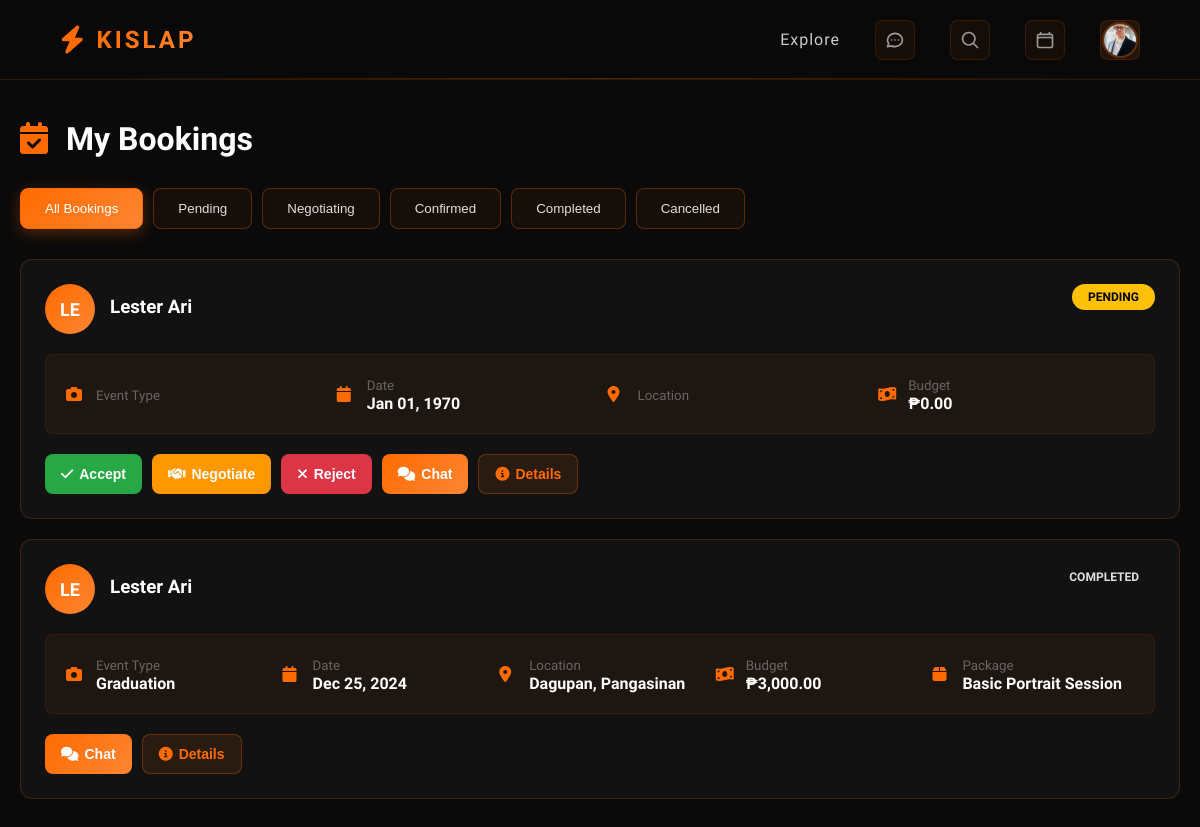
The page /index.php?controller=Worker&action=bookings (signed in) on the database as committed earlier.
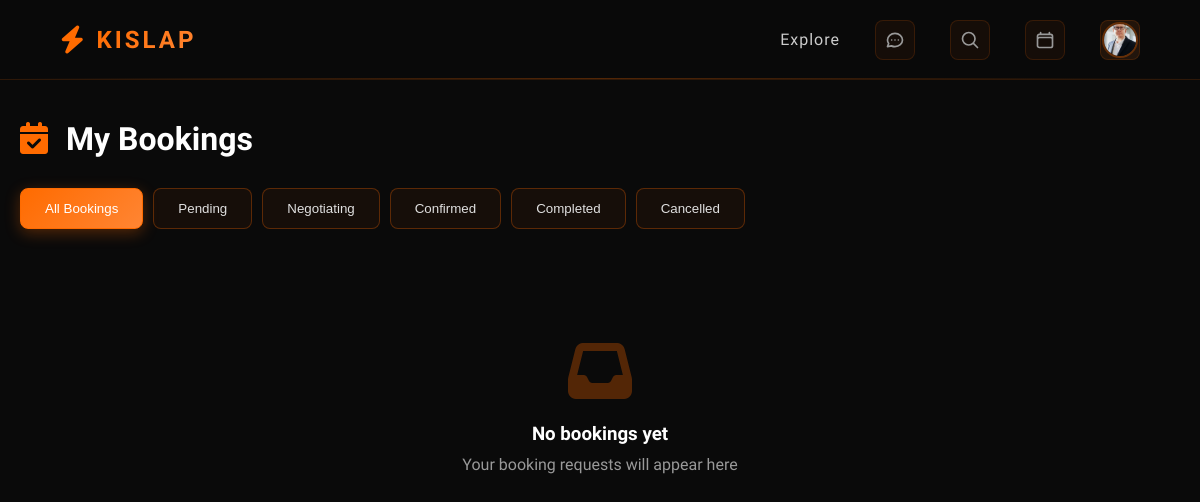
The same page on the database as committed later.
### tables this page shows
CREATE TABLE `conversations` (
  `conversation_id` int(11) NOT NULL,
  `user_id` int(11) NOT NULL,
  `worker_id` int(11) NOT NULL,
  `type` enum('ai','direct') DEFAULT 'direct',
  `booking_status` enum('pending_ai','pending_worker','pending_confirmation','negotiating','confirmed','awaiting_deposit','deposit_paid','in_progress','awaiting_final_payment','completed','rated','cancelled','requires_info') DEFAULT 'pending_ai',
  `created_at` timestamp NOT NULL DEFAULT current_timestamp(),
  `updated_at` timestamp NOT NULL DEFAULT current_timestamp() ON UPDATE current_timestamp()
);

CREATE TABLE `ai_temp_bookings` (
  `temp_booking_id` int(11) NOT NULL,
  `conversation_id` int(11) NOT NULL,
  `worker_id` int(11) NOT NULL,
  `package_id` int(11) DEFAULT NULL,
  `package_selection` int(11) DEFAULT NULL,
  `event_type` varchar(100) DEFAULT NULL,
  `event_date` date DEFAULT NULL,
  `event_time` time DEFAULT NULL,
  `event_location` text DEFAULT NULL,
  `budget` decimal(10,2) DEFAULT NULL,
  `worker_proposed_price` decimal(10,2) DEFAULT NULL,
  `final_price` decimal(10,2) DEFAULT NULL,
  `special_requests` text DEFAULT NULL,
  `worker_proposed_date` date DEFAULT NULL,
  `worker_proposed_time` time DEFAULT NULL,
  `worker_notes` text DEFAULT NULL,
  `deposit_amount` decimal(10,2) DEFAULT NULL,
  `deposit_paid` tinyint(1) DEFAULT 0,
  `deposit_paid_at` timestamp NULL DEFAULT NULL,
  `full_payment_paid` tinyint(1) DEFAULT 0,
  `full_payment_paid_at` timestamp NULL DEFAULT NULL,
  `completed_at` timestamp NULL DEFAULT NULL,
  `rated_at` timestamp NULL DEFAULT NULL,
  `cancellation_reason` text DEFAULT NULL,
  `cancelled_by` enum('user','worker','system') DEFAULT NULL,
  `created_at` timestamp NOT NULL DEFAULT current_timestamp(),
  `updated_at` timestamp NOT NULL DEFAULT current_timestamp() ON UPDATE current_timestamp()
);

CREATE TABLE `packages` (
  `package_id` int(11) NOT NULL,
  `worker_id` int(11) NOT NULL,
  `name` varchar(100) NOT NULL,
  `description` text DEFAULT NULL,
  `price` decimal(10,2) NOT NULL,
  `duration_hours` int(11) DEFAULT NULL,
  `photo_count` int(11) DEFAULT NULL,
  `delivery_days` int(11) DEFAULT NULL,
  `status` enum('active','inactive') DEFAULT 'active',
  `created_at` timestamp NOT NULL DEFAULT current_timestamp(),
  `updated_at` timestamp NOT NULL DEFAULT current_timestamp() ON UPDATE current_timestamp()
);

### controllers/WorkerController.php (called while the page is built, shortened)
<?php
class WorkerController
{
    public function bookings(): void
    {
        $worker = $_SESSION['worker'] ?? null;
        require_once __DIR__ . '/../model/repositories/ChatRepository.php';
        $chatRepo = new ChatRepository();
        $workerId = $worker['worker_id'];
        $status = $_GET['status'] ?? null;
        if (in_array($status, ['pending', 'confirmed', 'completed', 'cancelled'])) {
            $allBookings = $chatRepo->getWorkerBookings($workerId, null);
            $bookings = [];
            foreach ($allBookings as $booking) {
                $bookingStatus = $booking['booking_status'] ?? '';
                if (empty($bookingStatus) || $bookingStatus === '') {
                    $bookingStatus = 'pending_worker';
                }
                $includeBooking = false;
                switch ($status) {
                    case 'pending':
                        $includeBooking = in_array($bookingStatus, ['pending_worker', 'pending_ai', 'requires_info']);
                        break;
                    case 'confirmed':
                        $includeBooking = in_array($bookingStatus, ['confirmed', 'awaiting_deposit', 'deposit_paid', 'in_progress']);
                        break;
                    case 'completed':
                        $includeBooking = in_array($bookingStatus, ['completed', 'rated']);
                        break;
                    case 'cancelled':
                        $includeBooking = in_array($bookingStatus, ['cancelled']);
                        break;
                }
                if ($includeBooking) {
                    $bookings[] = $booking;
                }
            }
        } else {
            $bookings = $chatRepo->getWorkerBookings($workerId, $status);
        }
        require __DIR__ . '/../views/worker/bookings.php';
    }
}

### Router.php (called while the page is built, shortened)
<?php
class Router
{
    private string $defaultAction = "index";
    public function route(): void
    {
        $actionName = $_GET["action"] ?? $this->defaultAction;
        $controller = new $controllerName();
        $controller->$actionName();
    }
}

### index.php (called while the page is built, shortened)
<?php
require_once "Router.php";
$router = new Router();
$router->route();

### model/repositories/BaseRepository.php (called while the page is built, shortened)
<?php
abstract class BaseRepository
{
    public function __construct()
    {
        $this->conn = new PDO("mysql:host=localhost;dbname=kislap", "root", "");
    }
}

### model/repositories/ChatRepository.php (called while the page is built, shortened)
<?php
require_once __DIR__ . '/BaseRepository.php';
class ChatRepository extends BaseRepository
{
    public function getWorkerBookings(int $workerId, ?string $status = null, int $limit = 0): array
    {
        try {
            $sql = "SELECT c.conversation_id, c.booking_status, c.type, c.created_at, c.updated_at,
                           u.user_id, u.firstName as user_first, u.lastName as user_last,
                           u.email as user_email, u.phoneNumber as customer_phone,
                           u.profilePhotoUrl as customer_photo,
                           CONCAT(u.firstName, ' ', u.lastName) as customer_name,
                           atb.event_type, atb.event_date, atb.event_time, atb.event_location,
                           atb.budget, atb.final_price, atb.deposit_paid, atb.deposit_amount,
                           atb.special_requests,
                           p.name as package_name, p.price as package_price, p.duration_hours as duration
                    FROM conversations c
                    LEFT JOIN user u ON c.user_id = u.user_id
                    LEFT JOIN ai_temp_bookings atb ON c.conversation_id = atb.conversation_id
                    LEFT JOIN packages p ON atb.package_id = p.package_id
                    WHERE c.worker_id = ?";
            $params = [$workerId];
            $sql .= " ORDER BY c.created_at DESC";
            $stmt = $this->conn->prepare($sql);
            $stmt->execute($params);
            return $stmt->fetchAll(PDO::FETCH_ASSOC);
        } catch (Exception $e) {
            error_log("Error fetching worker bookings: " . $e->getMessage());
            return [];
        }
    }
}

### views/worker/bookings.php (the view, shortened to what the rows shown need)
<?php
$bookings = $bookings ?? [];
?>
<!DOCTYPE html>
<html lang="en">
<head>
    <link href="https://cdnjs.cloudflare.com/ajax/libs/font-awesome/6.4.0/css/all.min.css" rel="stylesheet">
    <link rel="stylesheet" href="/Kislap/public/css/style.css">
    <link rel="stylesheet" href="/Kislap/public/css/workerBookings.css">
</head>
<body>
<?php require __DIR__ . '/../shared/navbar.php'; ?>
<div class="bookings-container">
    <div class="bookings-header">
        <h1><i class="fas fa-calendar-check"></i> My Bookings</h1>
    </div>
    <div class="bookings-grid">
        <?php if (empty($bookings)): ?>
            <div class="empty-state">
                <i class="fas fa-inbox"></i>
                <h3>No bookings yet</h3>
                <p>Your booking requests will appear here</p>
            </div>
        <?php else: ?>
            <?php foreach ($bookings as $booking): ?>
                <div class="booking-card">
                    <div class="booking-header">
                        <div class="customer-info">
                            <div class="customer-avatar">
                                <?php if ($booking['customer_photo']): ?>
                                    <img src="<?php echo htmlspecialchars($booking['customer_photo']); ?>" alt="Customer">
                                <?php else: ?>
                                    <?php echo strtoupper(substr($booking['customer_name'], 0, 2)); ?>
                                <?php endif; ?>
                            </div>
                            <div>
                                <h3><?php echo htmlspecialchars($booking['customer_name']); ?></h3>
                            </div>
                        </div>
                        <?php
                        $displayStatus = $booking['booking_status'] ?? '';
                        if (empty($displayStatus) || $displayStatus === '' || $displayStatus === null) {
                            $displayStatus = 'pending_worker';
                        }
                        ?>
                        <span class="status-badge status-<?php echo $displayStatus; ?>">
                            <?php
                            $statusLabels = [
                                'pending_worker' => 'Pending',
                                'pending_ai' => 'Pending',
                                'confirmed' => 'Confirmed',
                                'cancelled' => 'Cancelled',
                                'negotiating' => 'Negotiating',
                                'pending_confirmation' => 'Awaiting Confirmation',
                                'awaiting_deposit' => 'Awaiting Deposit',
                                'deposit_paid' => 'Deposit Paid',
                                'completed' => 'Completed',
                                'requires_info' => 'Needs Info'
                            ];
                            echo $statusLabels[$displayStatus] ?? ucfirst(str_replace('_', ' ', $displayStatus));
                            ?>
                        </span>
                    </div>
                    <div class="booking-details">
                        <div class="detail-item">
                            <i class="fas fa-camera"></i>
                            <div>
                                <small style="color: #666;">Event Type</small>
                                <div><strong><?php echo htmlspecialchars($booking['event_type']); ?></strong></div>
                            </div>
                        </div>
                        <div class="detail-item">
                            <i class="fas fa-calendar"></i>
                            <div>
                                <small style="color: #666;">Date</small>
                                <div><strong><?php echo date('M d, Y', strtotime($booking['event_date'])); ?></strong></div>
                            </div>
                        </div>
                        <div class="detail-item">
                            <i class="fas fa-map-marker-alt"></i>
                            <div>
                                <small style="color: #666;">Location</small>
                                <div><strong><?php echo htmlspecialchars($booking['event_location']); ?></strong></div>
                            </div>
                        </div>
                        <div class="detail-item">
                            <i class="fas fa-money-bill-wave"></i>
                            <div>
                                <small style="color: #666;">Budget</small>
                                <div><strong>₱<?php echo number_format($booking['budget'], 2); ?></strong></div>
                            </div>
                        </div>
                        <?php if ($booking['package_name']): ?>
                            <div class="detail-item">
                                <i class="fas fa-box"></i>
                                <div>
                                    <small style="color: #666;">Package</small>
                                    <div><strong><?php echo htmlspecialchars($booking['package_name']); ?></strong></div>
                                </div>
                            </div>
                        <?php endif; ?>
                    </div>
                    <div class="booking-actions">
                        <?php
                        $status = $booking['booking_status'] ?? '';
                        if (empty($status) || $status === '' || $status === null) {
                            $status = 'pending_worker';
                        }
                        ?>
                        <?php if ($status === 'pending_worker' || $status === 'negotiating' || $status === 'pending_ai' || $status === 'requires_info'): ?>
                            <button class="btn btn-accept" onclick="acceptBooking(<?php echo $booking['conversation_id']; ?>)">
                                <i class="fas fa-check"></i> Accept
                            </button>
                            <button class="btn btn-negotiate" onclick="showNegotiateModal(<?php echo $booking['conversation_id']; ?>, <?php echo htmlspecialchars(json_encode($booking)); ?>)">
                                <i class="fas fa-handshake"></i> Negotiate
                            </button>
                            <button class="btn btn-reject" onclick="showRejectModal(<?php echo $booking['conversation_id']; ?>)">
                                <i class="fas fa-times"></i> Reject
                            </button>
                        <?php endif; ?>
                        <button class="btn btn-chat" onclick="openChat(<?php echo $booking['conversation_id']; ?>)">
                            <i class="fas fa-comments"></i> Chat
                        </button>
                        <button class="btn btn-info" onclick="showBookingDetails(<?php echo htmlspecialchars(json_encode($booking)); ?>)">
                            <i class="fas fa-info-circle"></i> Details
                        </button>
                    </div>
                </div>
            <?php endforeach; ?>
        <?php endif; ?>
    </div>
</div>
</body>
</html>

Rows that differ between the two databases and show on the page:
removed conversations: customer_name "LE", customer_name "Lester Ari", displayStatus "PENDING", ai_temp_bookings.event_date "Jan 01, 1970", ai_temp_bookings.budget "0.00"
removed conversations: customer_name "LE", customer_name "Lester Ari", booking_status "COMPLETED", ai_temp_bookings.event_type "Graduation", ai_temp_bookings.event_date "Dec 25, 2024", ai_temp_bookings.event_location "Dagupan, Pangasinan", ai_temp_bookings.budget "3,000.00", packages.name "Basic Portrait Session"
Other text that changed with them:
text now shown: "No bookings yet Your booking requests will appear here"
